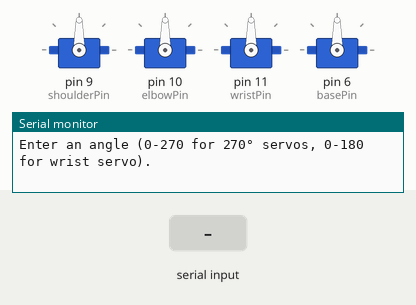
A sketch run on a simulated Arduino Uno, built with avr-gcc and run on an emulated ATmega328P. Parts: 4 × servo, the last lines printed to the serial monitor. The test bench sets the inputs (shaded band).

Above: at 1.2 s.
1.3 s: "s90\n" received over Serial
At 3.2 s:
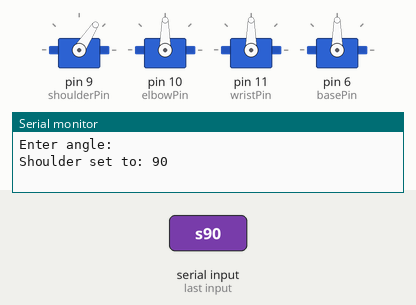
3.5 s: "e90\n" received over Serial
At 4.9 s:
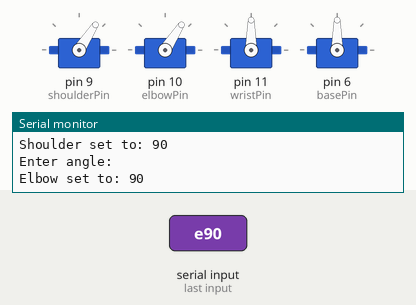
5.7 s: "w90\n" received over Serial
7.7 s: "b,45\n" received over Serial
10.3 s: "s,45\n" received over Serial
At 12.1 s:
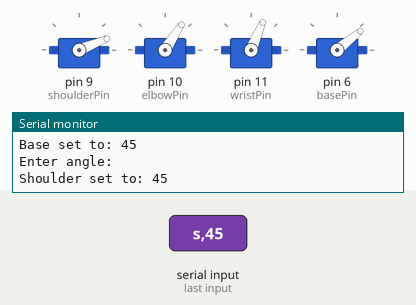
12.5 s: "e,45\n" received over Serial
At 13.6 s:
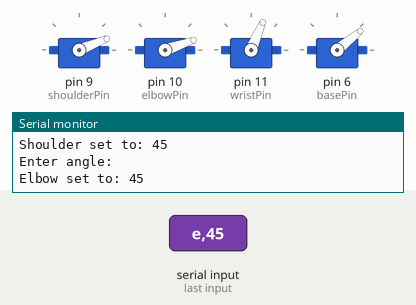
Timing chart, 0 to 15.5 s (numbered marks = the images above; inputs shaded):
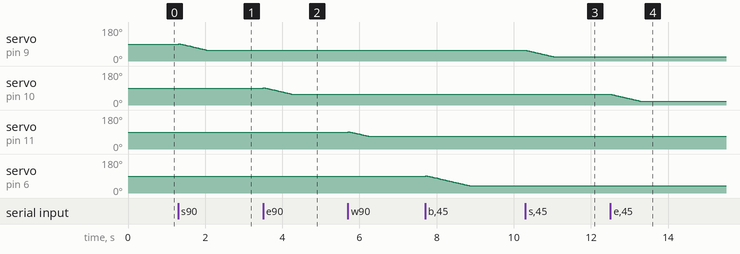

Measured:
- after the input at 10.3 s, servo on pin 9 (shoulderPin): moves from 57° to 22° over 0.73 s, starting at once
- after the input at 12.5 s, servo on pin 10 (elbowPin): moves from 57° to 19° over 0.79 s, starting at once

The sketch:

AnotherServoCalibration.ino
```cpp
#include <Servo.h>

// Declare servo objects
Servo shoulderServo;
Servo elbowServo;
Servo wristServo;
Servo baseServo;

// Pin assignments
const int shoulderPin = 9;
const int elbowPin = 10;
const int wristPin = 11;
const int basePin = 6;

// Custom pulse width ranges for each individual servo
// Shoulder Servo (270°)
const int minPulse_shoulder = 400;
const int maxPulse_shoulder = 2600;

// Elbow Servo (270°)
const int minPulse_elbow = 350;
const int maxPulse_elbow = 2700;

// Wrist Servo (Custom pulse range for 180°)
const int minPulse_wrist = 800;
const int maxPulse_wrist = 2100;

// Base Servo (270°)
const int minPulse_base = 400;
const int maxPulse_base = 2600;

// Starting angles for the servos
int shoulderStart = 90; // Starting angle for the shoulder (0-270)
int elbowStart = 90;    // Starting angle for the elbow (0-270)
int wristStart = 90;     // Starting angle for the wrist (0-180)
int baseStart = 0;     // Starting angle for the base (0-270)

// Delay between each incremental movement (in milliseconds)
const int moveDelay = 2;

void setup() {
  // Attach the servo objects to their respective pins
  shoulderServo.attach(shoulderPin);
  elbowServo.attach(elbowPin);
  wristServo.attach(wristPin);
  baseServo.attach(basePin);

  Serial.begin(9600);
  Serial.println("Servo Calibration Mode:");
  Serial.println("Commands: 's' (shoulder), 'e' (elbow), 'w' (wrist), 'b' (base)");
  Serial.println("Enter an angle (0-270 for 270° servos, 0-180 for wrist servo).");
}

void loop() {
  if (Serial.available() > 0) {
    char command = Serial.read();
    Serial.read(); // Clear newline

    Serial.println("Enter angle:");
    while (Serial.available() == 0);

    int angle = Serial.parseInt();
    Serial.read(); // Clear newline

    int pulseWidth;

    switch (command) {
      case 's':  // Shoulder (270° servo)
        if (angle >= 0 && angle <= 270) {
          pulseWidth = map(angle, 0, 270, minPulse_shoulder, maxPulse_shoulder);
          gradualMove(shoulderServo, pulseWidth);
          Serial.print("Shoulder set to: ");
        } else Serial.println("Invalid angle! 0-270 only.");
        break;

      case 'e':  // Elbow (270° servo)
        if (angle >= 0 && angle <= 270) {
          pulseWidth = map(angle, 0, 270, minPulse_elbow, maxPulse_elbow);
          gradualMove(elbowServo, pulseWidth);
          Serial.print("Elbow set to: ");
        } else Serial.println("Invalid angle! 0-270 only.");
        break;

      case 'w':  // Wrist (180° servo)
        if (angle >= 0 && angle <= 270) {
          pulseWidth = map(angle, 0, 270, minPulse_wrist, maxPulse_wrist);
          gradualMove(wristServo, pulseWidth);
          Serial.print("Wrist set to: ");
        } else Serial.println("Invalid angle! 0-270 only.");
        break;

      case 'b':  // Base (270° servo)
        if (angle >= 0 && angle <= 180) {
          pulseWidth = map(angle, 0, 180, minPulse_base, maxPulse_base);
          gradualMove(baseServo, pulseWidth);
          Serial.print("Base set to: ");
        } else Serial.println("Invalid angle! 0-180 only.");
        break;

      default:
        Serial.println("Invalid command! Use 's', 'e', 'w', or 'b'.");
        return;
    }

    Serial.println(angle);
  }
}

// Function to move the servo gradually
void gradualMove(Servo &servo, int targetPulse) {
  int currentPulse = servo.readMicroseconds();

  // Move the servo towards the target pulse width gradually
  if (currentPulse < targetPulse) {
    for (int i = currentPulse; i <= targetPulse; i++) {
      servo.writeMicroseconds(i);
      delay(moveDelay);
    }
  } else {
    for (int i = currentPulse; i >= targetPulse; i--) {
      servo.writeMicroseconds(i);
      delay(moveDelay);
    }
  }
}
```
